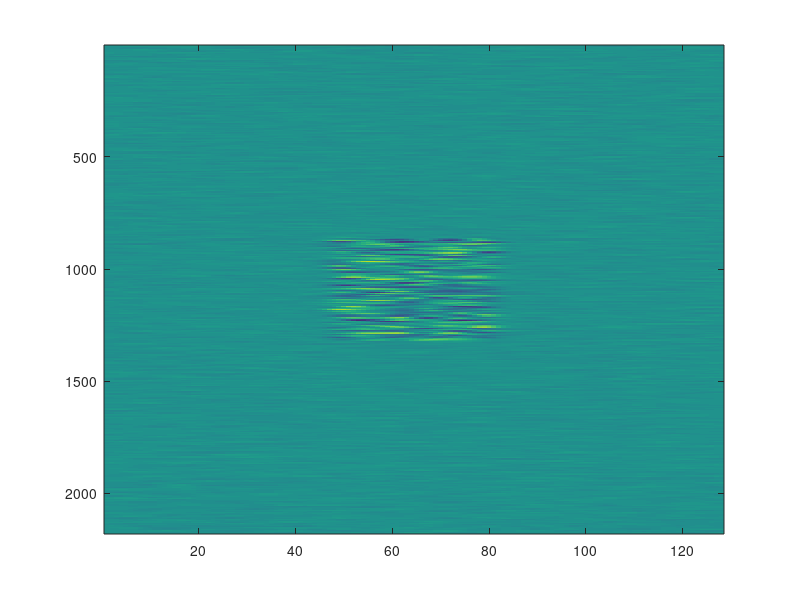
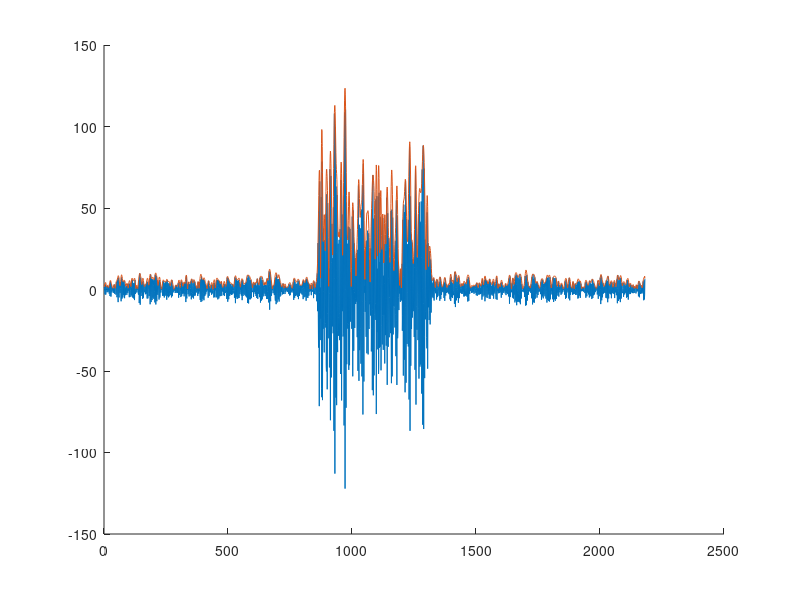
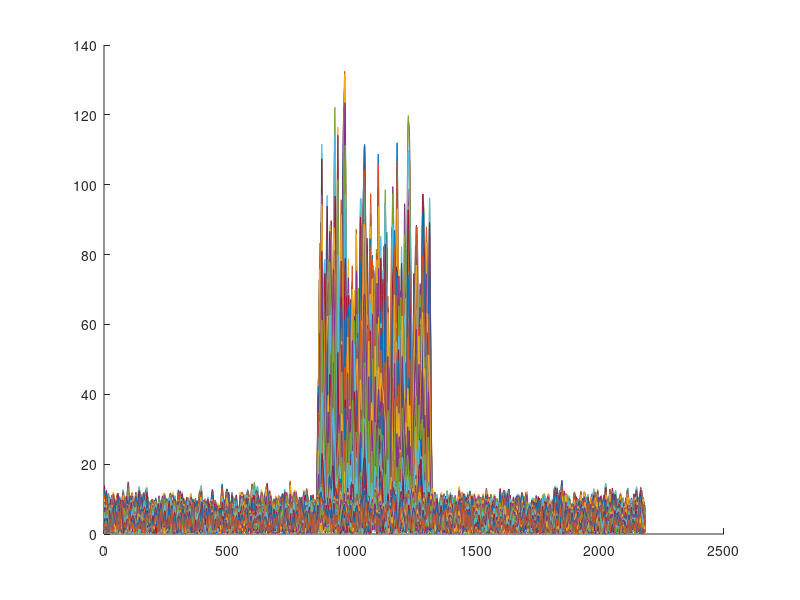
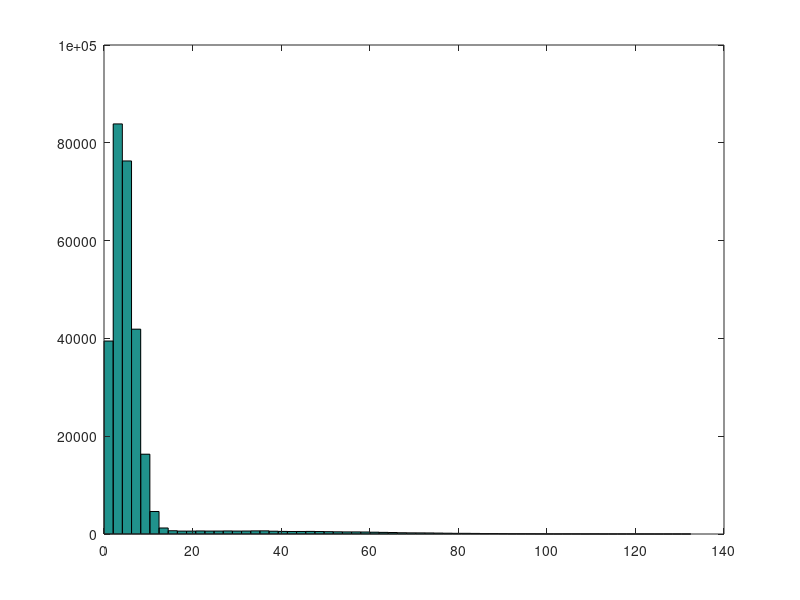

Source code (MATLAB) for these figures, in order: (Note: this script raises an error after producing the figures.)
load("scatters.mat")
colormap("gray")
figure()
imagesc(scatters)
y=abs(hilbert(scatters));
figure()
hold on
plot(scatters(:,60) )
plot(abs(hilbert(scatters(:,60))))

figure()
hold on
plot(abs(hilbert(scatters)))
hold off
figure()
hist(y(:),64);
figure()
hist(log(y(:)),64)
%%
y1=abs(hilbert(us));
denoise=imgaussfilt(us);
y1_denoise=abs(hilbert(denoise));
load("us.mat")
figure()
colormap("gray")
imagesc(us)
figure()
hold on
plot(us(:,10) )
plot(abs(hilbert(us(:,10))))
figure()
hold on
plot(abs(hilbert(us)))
hold off
figure()
hist(y1(:),64);
figure()
hist(log(5+6*y1(:)),64)
figure()
colormap("gray")
y1_denoise1=imgaussfilt(log(5+6*y1(:)));
imagesc(y1_denoise1)

